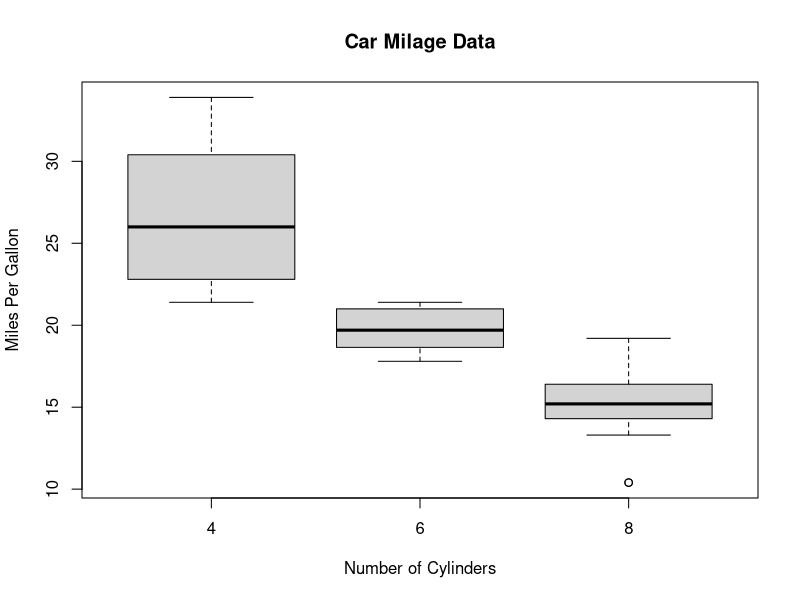

The R source for this figure:
#!/usr/bin/env Rscript 

# Boxplot of MPG by Car Cylinders 
boxplot(mpg~cyl,data=mtcars, main="Car Milage Data", 
    xlab="Number of Cylinders", ylab="Miles Per Gallon")
